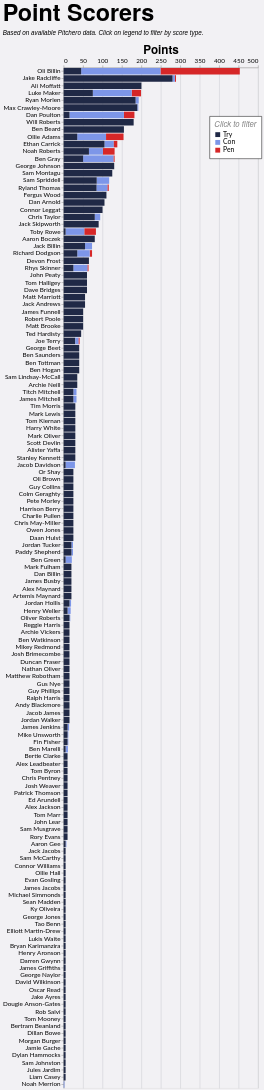

The Vega-Lite source for this figure:
### Vega-Lite specification from a JSON file in a GitHub repository (floating-point values rounded to 4 significant figures; data arrays with more than 128 entries replaced by an {"elided": "..."} marker saying what was removed)
{"config": {"axis": {"labelFont": "Lato, sans-serif", "titleFont": "PT Sans Narrow, Helvetica Neue, Helvetica, Arial, sans-serif", "labelFontSize": 13, "titleFontSize": 24, "gridColor": "#202947", "gridOpacity": 0.2}, "header": {"labelFont": "PT Sans Narrow, Helvetica Neue, Helvetica, Arial, sans-serif", "titleFont": "PT Sans Narrow, Helvetica Neue, Helvetica, Arial, sans-serif", "labelFontSize": 24, "titleFontSize": 28, "labelFontWeight": "bold", "orient": "left"}, "legend": {"labelFont": "Lato, sans-serif", "titleFont": "PT Sans Narrow, Helvetica Neue, Helvetica, Arial, sans-serif", "labelFontSize": 14, "titleFontSize": 16, "titlePadding": 5, "fillColor": "white", "strokeColor": "black", "padding": 10, "titleFontWeight": "lighter", "titleFontStyle": "italic", "titleColor": "gray", "offset": 10}, "title": {"font": "PT Sans Narrow, Helvetica Neue, Helvetica, Arial, sans-serif", "fontSize": 48, "fontWeight": "bold", "anchor": "start", "align": "center", "titlePadding": 20, "subtitlePadding": 10, "subtitleFontSize": 13, "subtitleColor": "", "subtitleFontStyle": "italic", "offset": 15, "color": "black"}, "axisX": {"labelAngle": 0}, "facet": {"title": null, "header": null, "align": {"row": "each", "column": "each"}}, "resolve": {"scale": {"y": "independent", "facet": "independent"}}, "background": "#f2f1f4"}, "data": {"name": "data-4075cb01803884234cc0ea54171f4b77"}, "mark": {"type": "bar"}, "encoding": {"color": {"field": "event", "legend": {"legendX": 300, "legendY": 100, "orient": "none", "title": "Click to filter"}, "scale": {"domain": ["Try", "Con", "Pen"], "range": ["#202946", "#7d96e8", "#d62728"]}, "type": "nominal"}, "order": {"field": "event_sort", "sort": "ascending", "type": "quantitative"}, "tooltip": [{"field": "player", "title": "Player", "type": "nominal"}, {"field": "event", "title": "Type", "type": "nominal"}, {"aggregate": "sum", "field": "count", "title": "Count", "type": "quantitative"}, {"aggregate": "sum", "field": "Points", "title": "Points", "type": "quantitative"}, {"aggregate": "sum", "field": "A", "title": "Games", "type": "quantitative"}], "x": {"aggregate": "sum", "axis": {"orient": "top", "title": "Points"}, "field": "Points", "type": "quantitative"}, "y": {"field": "player", "sort": "-x", "title": null, "type": "nominal"}}, "height": {"step": 15}, "params": [{"name": "param_1", "select": {"type": "point", "fields": ["event"]}, "bind": "legend"}], "title": {"text": "Point Scorers", "subtitle": "Based on available Pitchero data. Click on legend to filter by score type."}, "transform": [{"filter": {"param": "param_1"}}, {"calculate": "datum.event == 'Try' ? 1 : datum.event == 'Con' ? 2 : datum.event == 'Pen' ? 3 : 4", "as": "event_sort"}], "width": 400, "$schema": "https://vega.github.io/schema/vega-lite/v5.20.1.json", "datasets": {"data-4075cb01803884234cc0ea54171f4b77": {"elided": "444 records"}}}
